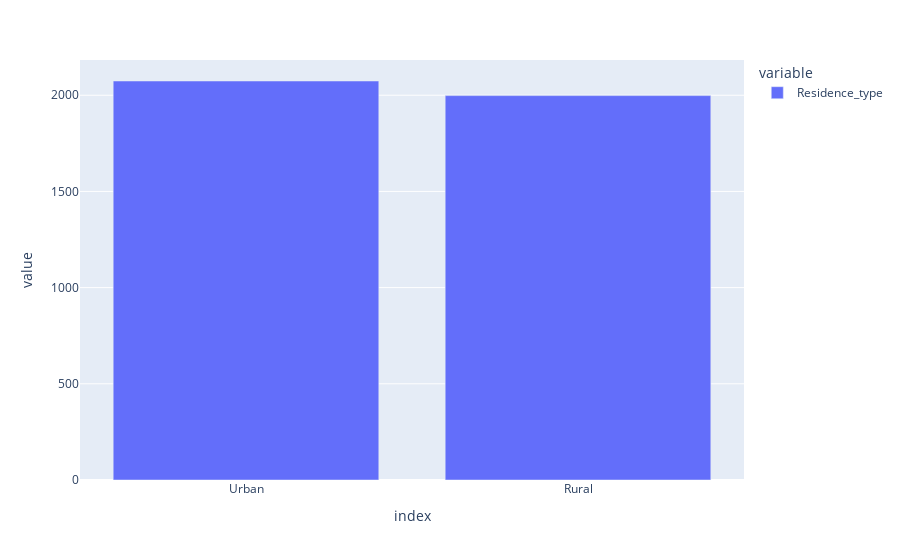

This figure's notebook cell:
### Code cell
fig = px.bar(stroke_dataset.Residence_type.value_counts())
fig.show()

### Figure 1 — Plotly figure (JSON) as saved in the notebook; plotly's stock layout.template omitted (floating-point values rounded to 4 significant figures)
{"data": [{"alignmentgroup": "True", "hovertemplate": "variable=Residence_type<br>index=%{x}<br>value=%{y}<extra></extra>", "legendgroup": "Residence_type", "marker": {"color": "#636efa", "pattern": {"shape": ""}}, "name": "Residence_type", "offsetgroup": "Residence_type", "orientation": "v", "showlegend": true, "textposition": "auto", "type": "bar", "x": ["Urban", "Rural"], "xaxis": "x", "y": [2074, 1998], "yaxis": "y"}], "layout": {"barmode": "relative", "legend": {"title": {"text": "variable"}, "tracegroupgap": 0}, "margin": {"t": 60}, "xaxis": {"anchor": "y", "domain": [0, 1], "title": {"text": "index"}}, "yaxis": {"anchor": "x", "domain": [0, 1], "title": {"text": "value"}}}}
